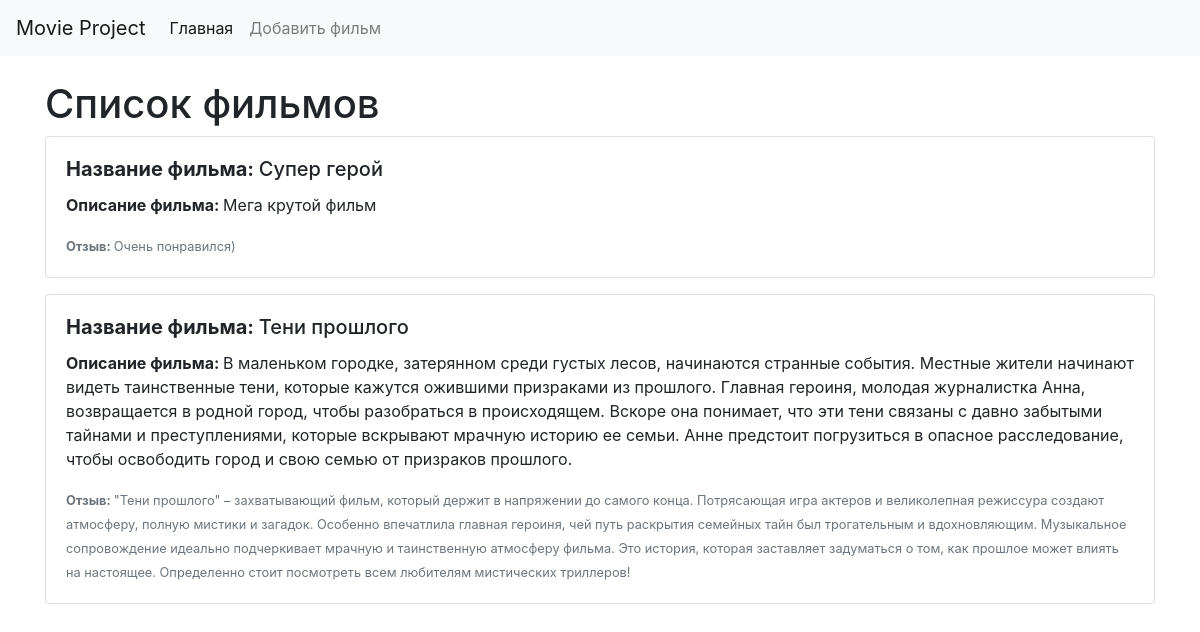
The page / on the database its author committed.
### films/models.py (models this page shows, shortened)
class Film(models.Model):
    title = models.CharField('Название фильма', max_length=100)
    description = models.TextField('Описание фильма')
    review = models.TextField('Отзыв')
    class Meta:
        verbose_name = 'Фильм'
        verbose_name_plural = 'Фильмы'

### films/views.py (the view)
# urls.py: path('', views.films_list, name='films_list'),  # Главная страница
def films_list(request):
    films = Film.objects.all()
    return render(request, 'films/films_list.html', {'films': films})

### films/templates/films/films_list.html (shortened to what this page needs)
{% extends 'films/base.html' %}
{% block content %}
<h1>Список фильмов</h1>
{% if films %}
    {% for film in films %}
        <div class="card mb-3">
            <div class="card-body">
                <h5 class="card-title"><strong>Название фильма: </strong>{{ film.title }}</h5>
                <p class="card-text"><strong>Описание фильма: </strong>{{ film.description }}</p>
                <p class="card-text"><small class="text-muted"><strong>Отзыв: </strong>{{ film.review }}</small></p>
            </div>
        </div>
    {% endfor %}
{% else %}
    <p>Нет фильмов.</p>
{% endif %}
{% endblock %}

### films/templates/films/base.html (shortened to what this page needs)
<!DOCTYPE html>
<html lang="en">
<head>
    <link rel="stylesheet" href="https://stackpath.bootstrapcdn.com/bootstrap/4.5.2/css/bootstrap.min.css">
</head>
<body>
<nav class="navbar navbar-expand-lg navbar-light bg-light">
    <a class="navbar-brand" href="{% url 'films_list' %}">Movie Project</a>
    <div class="collapse navbar-collapse" id="navbarNav">
        <ul class="navbar-nav">
            <li class="nav-item active">
                <a class="nav-link" href="{% url 'films_list' %}">Главная</a>
            </li>
            <li class="nav-item">
                <a class="nav-link" href="{% url 'add_film' %}">Добавить фильм</a>
            </li>
        </ul>
    </div>
</nav>
<div class="container mt-4">
    {% block content %}
    {% endblock %}
</div>
</body>
</html>

### rows shown on the page
Film: title "Супер герой", description "Мега крутой фильм", review "Очень понравился)"
Film: title "Тени прошлого", description "В маленьком городке, затерянном среди густых лесов, начинаются странные события. Местные жители начинают видеть таинственные тени, которые кажутся ожившими призраками из прошлого. Главная героиня, молодая журналистка Анна, возвращается в родной город, чтобы разобраться в происходящем. Вскоре она понимает, что эти тени связаны с давно забытыми тайнами и преступлениями, которые вскрывают мрачную историю ее семьи. Анне предстоит погрузиться в опасное расследование, чтобы освободить город и свою семью от призраков прошлого.", review "\"Тени прошлого\" – захватывающий фильм, который держит в напряжении до самого конца. Потрясающая игра актеров и великолепная режиссура создают атмосферу, полную мистики и загадок. Особенно впечатлила главная героиня, чей путь раскрытия семейных тайн был трогательным и вдохновляющим. Музыкальное сопровождение идеально подчеркивает мрачную и таинственную атмосферу фильма. Это история, которая заставляет задуматься о том, как прошлое может влиять на настоящее. Определенно стоит посмотреть всем любителям мистических триллеров!"
